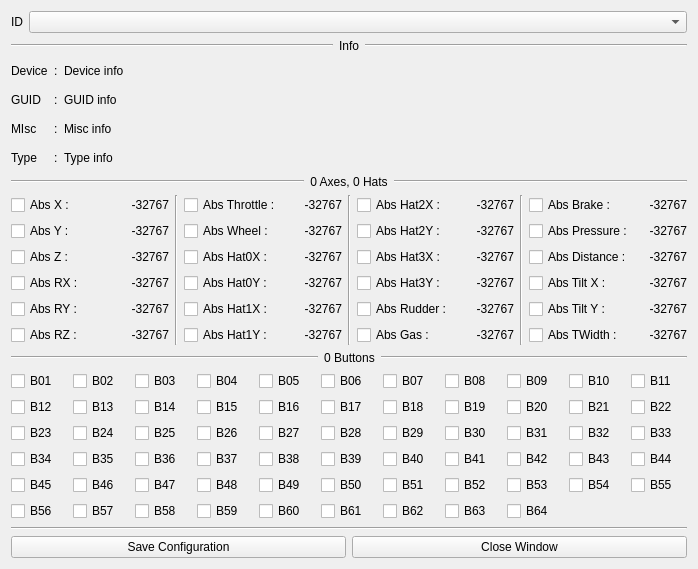
<?xml version="1.0" encoding="UTF-8"?>
<ui version="4.0">
 <class>wdgDialogJsc</class>
 <widget class="QWidget" name="wdgDialogJsc">
  <property name="geometry">
   <rect>
    <x>0</x>
    <y>0</y>
    <width>698</width>
    <height>569</height>
   </rect>
  </property>
  <property name="windowTitle">
   <string notr="true">Joypad/Gamepad Debug</string>
  </property>
  <layout class="QVBoxLayout" name="verticalLayout">
   <item>
    <layout class="QHBoxLayout" name="horizontalLayout_joy_ID">
     <item>
      <widget class="QLabel" name="label_joy_ID">
       <property name="text">
        <string notr="true">ID</string>
       </property>
       <property name="alignment">
        <set>Qt::AlignCenter</set>
       </property>
      </widget>
     </item>
     <item>
      <widget class="QComboBox" name="comboBox_joy_ID">
       <property name="sizePolicy">
        <sizepolicy hsizetype="Expanding" vsizetype="Fixed">
         <horstretch>0</horstretch>
         <verstretch>0</verstretch>
        </sizepolicy>
       </property>
      </widget>
     </item>
    </layout>
   </item>
   <item>
    <layout class="QHBoxLayout" name="horizontalLayout_Info_line">
     <item>
      <widget class="Line" name="line_Info_1">
       <property name="sizePolicy">
        <sizepolicy hsizetype="Expanding" vsizetype="Fixed">
         <horstretch>0</horstretch>
         <verstretch>0</verstretch>
        </sizepolicy>
       </property>
       <property name="orientation">
        <enum>Qt::Horizontal</enum>
       </property>
      </widget>
     </item>
     <item>
      <widget class="QLabel" name="label_Info_line">
       <property name="text">
        <string notr="true">Info</string>
       </property>
       <property name="alignment">
        <set>Qt::AlignCenter</set>
       </property>
      </widget>
     </item>
     <item>
      <widget class="Line" name="line_Info_2">
       <property name="sizePolicy">
        <sizepolicy hsizetype="Expanding" vsizetype="Fixed">
         <horstretch>0</horstretch>
         <verstretch>0</verstretch>
        </sizepolicy>
       </property>
       <property name="orientation">
        <enum>Qt::Horizontal</enum>
       </property>
      </widget>
     </item>
    </layout>
   </item>
   <item>
    <layout class="QGridLayout" name="gridLayout_info">
     <item row="1" column="1">
      <widget class="QLabel" name="label_GUID_2points">
       <property name="text">
        <string notr="true">:</string>
       </property>
      </widget>
     </item>
     <item row="0" column="1">
      <widget class="QLabel" name="label_Device_2points">
       <property name="text">
        <string notr="true">:</string>
       </property>
      </widget>
     </item>
     <item row="1" column="0">
      <widget class="QLabel" name="label_GUID_desc">
       <property name="text">
        <string notr="true">GUID</string>
       </property>
      </widget>
     </item>
     <item row="2" column="1">
      <widget class="QLabel" name="label_Misc_2points">
       <property name="text">
        <string notr="true">:</string>
       </property>
      </widget>
     </item>
     <item row="1" column="2">
      <widget class="QLabel" name="label_GUID">
       <property name="sizePolicy">
        <sizepolicy hsizetype="Expanding" vsizetype="Preferred">
         <horstretch>0</horstretch>
         <verstretch>0</verstretch>
        </sizepolicy>
       </property>
       <property name="text">
        <string notr="true">GUID info</string>
       </property>
      </widget>
     </item>
     <item row="0" column="2">
      <widget class="QLabel" name="label_Device">
       <property name="sizePolicy">
        <sizepolicy hsizetype="Expanding" vsizetype="Preferred">
         <horstretch>0</horstretch>
         <verstretch>0</verstretch>
        </sizepolicy>
       </property>
       <property name="text">
        <string notr="true">Device info</string>
       </property>
      </widget>
     </item>
     <item row="2" column="0">
      <widget class="QLabel" name="label_Misc_desc">
       <property name="text">
        <string notr="true">MIsc</string>
       </property>
      </widget>
     </item>
     <item row="0" column="0">
      <widget class="QLabel" name="label_Device_desc">
       <property name="text">
        <string notr="true">Device</string>
       </property>
      </widget>
     </item>
     <item row="2" column="2">
      <widget class="QLabel" name="label_Misc">
       <property name="sizePolicy">
        <sizepolicy hsizetype="Expanding" vsizetype="Preferred">
         <horstretch>0</horstretch>
         <verstretch>0</verstretch>
        </sizepolicy>
       </property>
       <property name="text">
        <string notr="true">Misc info</string>
       </property>
      </widget>
     </item>
     <item row="3" column="0">
      <widget class="QLabel" name="label_Type_desc">
       <property name="text">
        <string notr="true">Type</string>
       </property>
      </widget>
     </item>
     <item row="3" column="1">
      <widget class="QLabel" name="label_Type_2points">
       <property name="text">
        <string notr="true">:</string>
       </property>
      </widget>
     </item>
     <item row="3" column="2">
      <widget class="QLabel" name="label_Type">
       <property name="sizePolicy">
        <sizepolicy hsizetype="Expanding" vsizetype="Preferred">
         <horstretch>0</horstretch>
         <verstretch>0</verstretch>
        </sizepolicy>
       </property>
       <property name="text">
        <string notr="true">Type info</string>
       </property>
      </widget>
     </item>
    </layout>
   </item>
   <item>
    <layout class="QHBoxLayout" name="horizontalLayout_Axes_line">
     <item>
      <widget class="Line" name="line_Axes_2">
       <property name="sizePolicy">
        <sizepolicy hsizetype="Expanding" vsizetype="Fixed">
         <horstretch>0</horstretch>
         <verstretch>0</verstretch>
        </sizepolicy>
       </property>
       <property name="orientation">
        <enum>Qt::Horizontal</enum>
       </property>
      </widget>
     </item>
     <item>
      <widget class="QLabel" name="label_Axes_line">
       <property name="text">
        <string notr="true">0 Axes, 0 Hats</string>
       </property>
       <property name="alignment">
        <set>Qt::AlignCenter</set>
       </property>
      </widget>
     </item>
     <item>
      <widget class="Line" name="line_Axes_1">
       <property name="sizePolicy">
        <sizepolicy hsizetype="Expanding" vsizetype="Fixed">
         <horstretch>0</horstretch>
         <verstretch>0</verstretch>
        </sizepolicy>
       </property>
       <property name="orientation">
        <enum>Qt::Horizontal</enum>
       </property>
      </widget>
     </item>
    </layout>
   </item>
   <item>
    <layout class="QHBoxLayout" name="horizontalLayout_ABS">
     <item>
      <layout class="QGridLayout" name="gridLayout_ABS1">
       <item row="5" column="0">
        <widget class="QCheckBox" name="checkBox_ABS_RZ">
         <property name="text">
          <string notr="true">Abs RZ :</string>
         </property>
        </widget>
       </item>
       <item row="0" column="0">
        <widget class="QCheckBox" name="checkBox_ABS_X">
         <property name="text">
          <string notr="true">Abs X :</string>
         </property>
        </widget>
       </item>
       <item row="2" column="1">
        <widget class="QLabel" name="label_ABS_Z">
         <property name="text">
          <string notr="true">-32767</string>
         </property>
         <property name="alignment">
          <set>Qt::AlignRight|Qt::AlignTrailing|Qt::AlignVCenter</set>
         </property>
        </widget>
       </item>
       <item row="5" column="1">
        <widget class="QLabel" name="label_ABS_RZ">
         <property name="text">
          <string notr="true">-32767</string>
         </property>
         <property name="alignment">
          <set>Qt::AlignRight|Qt::AlignTrailing|Qt::AlignVCenter</set>
         </property>
        </widget>
       </item>
       <item row="3" column="1">
        <widget class="QLabel" name="label_ABS_RX">
         <property name="text">
          <string notr="true">-32767</string>
         </property>
         <property name="alignment">
          <set>Qt::AlignRight|Qt::AlignTrailing|Qt::AlignVCenter</set>
         </property>
        </widget>
       </item>
       <item row="1" column="0">
        <widget class="QCheckBox" name="checkBox_ABS_Y">
         <property name="text">
          <string notr="true">Abs Y :</string>
         </property>
        </widget>
       </item>
       <item row="2" column="0">
        <widget class="QCheckBox" name="checkBox_ABS_Z">
         <property name="text">
          <string notr="true">Abs Z :</string>
         </property>
        </widget>
       </item>
       <item row="4" column="1">
        <widget class="QLabel" name="label_ABS_RY">
         <property name="text">
          <string notr="true">-32767</string>
         </property>
         <property name="alignment">
          <set>Qt::AlignRight|Qt::AlignTrailing|Qt::AlignVCenter</set>
         </property>
        </widget>
       </item>
       <item row="0" column="1">
        <widget class="QLabel" name="label_ABS_X">
         <property name="text">
          <string notr="true">-32767</string>
         </property>
         <property name="alignment">
          <set>Qt::AlignRight|Qt::AlignTrailing|Qt::AlignVCenter</set>
         </property>
        </widget>
       </item>
       <item row="1" column="1">
        <widget class="QLabel" name="label_ABS_Y">
         <property name="text">
          <string notr="true">-32767</string>
         </property>
         <property name="alignment">
          <set>Qt::AlignRight|Qt::AlignTrailing|Qt::AlignVCenter</set>
         </property>
        </widget>
       </item>
       <item row="3" column="0">
        <widget class="QCheckBox" name="checkBox_ABS_RX">
         <property name="text">
          <string notr="true">Abs RX :</string>
         </property>
        </widget>
       </item>
       <item row="4" column="0">
        <widget class="QCheckBox" name="checkBox_ABS_RY">
         <property name="text">
          <string notr="true">Abs RY :</string>
         </property>
        </widget>
       </item>
      </layout>
     </item>
     <item>
      <widget class="Line" name="line_ABS1">
       <property name="orientation">
        <enum>Qt::Vertical</enum>
       </property>
      </widget>
     </item>
     <item>
      <layout class="QGridLayout" name="gridLayout_ABS2">
       <item row="4" column="0">
        <widget class="QCheckBox" name="checkBox_ABS_HAT1X">
         <property name="text">
          <string notr="true">Abs Hat1X :</string>
         </property>
        </widget>
       </item>
       <item row="1" column="1">
        <widget class="QLabel" name="label_ABS_WHEEL">
         <property name="text">
          <string notr="true">-32767</string>
         </property>
         <property name="alignment">
          <set>Qt::AlignRight|Qt::AlignTrailing|Qt::AlignVCenter</set>
         </property>
        </widget>
       </item>
       <item row="2" column="1">
        <widget class="QLabel" name="label_ABS_HAT0X">
         <property name="text">
          <string notr="true">-32767</string>
         </property>
         <property name="alignment">
          <set>Qt::AlignRight|Qt::AlignTrailing|Qt::AlignVCenter</set>
         </property>
        </widget>
       </item>
       <item row="0" column="1">
        <widget class="QLabel" name="label_ABS_THROTTLE">
         <property name="text">
          <string notr="true">-32767</string>
         </property>
         <property name="alignment">
          <set>Qt::AlignRight|Qt::AlignTrailing|Qt::AlignVCenter</set>
         </property>
        </widget>
       </item>
       <item row="2" column="0">
        <widget class="QCheckBox" name="checkBox_ABS_HAT0X">
         <property name="text">
          <string notr="true">Abs Hat0X :</string>
         </property>
        </widget>
       </item>
       <item row="3" column="0">
        <widget class="QCheckBox" name="checkBox_ABS_HAT0Y">
         <property name="text">
          <string notr="true">Abs Hat0Y :</string>
         </property>
        </widget>
       </item>
       <item row="1" column="0">
        <widget class="QCheckBox" name="checkBox_ABS_WHEEL">
         <property name="text">
          <string notr="true">Abs Wheel :</string>
         </property>
        </widget>
       </item>
       <item row="0" column="0">
        <widget class="QCheckBox" name="checkBox_ABS_THROTTLE">
         <property name="text">
          <string notr="true">Abs Throttle :</string>
         </property>
        </widget>
       </item>
       <item row="5" column="0">
        <widget class="QCheckBox" name="checkBox_ABS_HAT1Y">
         <property name="text">
          <string notr="true">Abs Hat1Y :</string>
         </property>
        </widget>
       </item>
       <item row="3" column="1">
        <widget class="QLabel" name="label_ABS_HAT0Y">
         <property name="text">
          <string notr="true">-32767</string>
         </property>
         <property name="alignment">
          <set>Qt::AlignRight|Qt::AlignTrailing|Qt::AlignVCenter</set>
         </property>
        </widget>
       </item>
       <item row="4" column="1">
        <widget class="QLabel" name="label_ABS_HAT1X">
         <property name="text">
          <string notr="true">-32767</string>
         </property>
         <property name="alignment">
          <set>Qt::AlignRight|Qt::AlignTrailing|Qt::AlignVCenter</set>
         </property>
        </widget>
       </item>
       <item row="5" column="1">
        <widget class="QLabel" name="label_ABS_HAT1Y">
         <property name="text">
          <string notr="true">-32767</string>
         </property>
         <property name="alignment">
          <set>Qt::AlignRight|Qt::AlignTrailing|Qt::AlignVCenter</set>
         </property>
        </widget>
       </item>
      </layout>
     </item>
     <item>
      <widget class="Line" name="line_ABS2">
       <property name="orientation">
        <enum>Qt::Vertical</enum>
       </property>
      </widget>
     </item>
     <item>
      <layout class="QGridLayout" name="gridLayout_ABS3">
       <item row="4" column="1">
        <widget class="QLabel" name="label_ABS_RUDDER">
         <property name="text">
          <string notr="true">-32767</string>
         </property>
         <property name="alignment">
          <set>Qt::AlignRight|Qt::AlignTrailing|Qt::AlignVCenter</set>
         </property>
        </widget>
       </item>
       <item row="1" column="1">
        <widget class="QLabel" name="label_ABS_HAT2Y">
         <property name="text">
          <string notr="true">-32767</string>
         </property>
         <property name="alignment">
          <set>Qt::AlignRight|Qt::AlignTrailing|Qt::AlignVCenter</set>
         </property>
        </widget>
       </item>
       <item row="5" column="0">
        <widget class="QCheckBox" name="checkBox_ABS_GAS">
         <property name="text">
          <string notr="true">Abs Gas :</string>
         </property>
        </widget>
       </item>
       <item row="0" column="1">
        <widget class="QLabel" name="label_ABS_HAT2X">
         <property name="text">
          <string notr="true">-32767</string>
         </property>
         <property name="alignment">
          <set>Qt::AlignRight|Qt::AlignTrailing|Qt::AlignVCenter</set>
         </property>
        </widget>
       </item>
       <item row="4" column="0">
        <widget class="QCheckBox" name="checkBox_ABS_RUDDER">
         <property name="text">
          <string notr="true">Abs Rudder :</string>
         </property>
        </widget>
       </item>
       <item row="2" column="0">
        <widget class="QCheckBox" name="checkBox_ABS_HAT3X">
         <property name="text">
          <string notr="true">Abs Hat3X :</string>
         </property>
        </widget>
       </item>
       <item row="2" column="1">
        <widget class="QLabel" name="label_ABS_HAT3X">
         <property name="text">
          <string notr="true">-32767</string>
         </property>
         <property name="alignment">
          <set>Qt::AlignRight|Qt::AlignTrailing|Qt::AlignVCenter</set>
         </property>
        </widget>
       </item>
       <item row="1" column="0">
        <widget class="QCheckBox" name="checkBox_ABS_HAT2Y">
         <property name="text">
          <string notr="true">Abs Hat2Y :</string>
         </property>
        </widget>
       </item>
       <item row="5" column="1">
        <widget class="QLabel" name="label_ABS_GAS">
         <property name="text">
          <string notr="true">-32767</string>
         </property>
         <property name="alignment">
          <set>Qt::AlignRight|Qt::AlignTrailing|Qt::AlignVCenter</set>
         </property>
        </widget>
       </item>
       <item row="3" column="0">
        <widget class="QCheckBox" name="checkBox_ABS_HAT3Y">
         <property name="text">
          <string notr="true">Abs Hat3Y :</string>
         </property>
        </widget>
       </item>
       <item row="0" column="0">
        <widget class="QCheckBox" name="checkBox_ABS_HAT2X">
         <property name="text">
          <string notr="true">Abs Hat2X :</string>
         </property>
        </widget>
       </item>
       <item row="3" column="1">
        <widget class="QLabel" name="label_ABS_HAT3Y">
         <property name="text">
          <string notr="true">-32767</string>
         </property>
         <property name="alignment">
          <set>Qt::AlignRight|Qt::AlignTrailing|Qt::AlignVCenter</set>
         </property>
        </widget>
       </item>
      </layout>
     </item>
     <item>
      <widget class="Line" name="line_ABS3">
       <property name="orientation">
        <enum>Qt::Vertical</enum>
       </property>
      </widget>
     </item>
     <item>
      <layout class="QGridLayout" name="gridLayout_ABS4">
       <item row="4" column="1">
        <widget class="QLabel" name="label_ABS_TILT_Y">
         <property name="text">
          <string notr="true">-32767</string>
         </property>
         <property name="alignment">
          <set>Qt::AlignRight|Qt::AlignTrailing|Qt::AlignVCenter</set>
         </property>
        </widget>
       </item>
       <item row="1" column="1">
        <widget class="QLabel" name="label_ABS_PRESSURE">
         <property name="text">
          <string notr="true">-32767</string>
         </property>
         <property name="alignment">
          <set>Qt::AlignRight|Qt::AlignTrailing|Qt::AlignVCenter</set>
         </property>
        </widget>
       </item>
       <item row="5" column="0">
        <widget class="QCheckBox" name="checkBox_ABS_TOOL_WIDTH">
         <property name="text">
          <string notr="true">Abs TWidth :</string>
         </property>
        </widget>
       </item>
       <item row="0" column="1">
        <widget class="QLabel" name="label_ABS_BRAKE">
         <property name="text">
          <string notr="true">-32767</string>
         </property>
         <property name="alignment">
          <set>Qt::AlignRight|Qt::AlignTrailing|Qt::AlignVCenter</set>
         </property>
        </widget>
       </item>
       <item row="4" column="0">
        <widget class="QCheckBox" name="checkBox_ABS_TILT_Y">
         <property name="text">
          <string notr="true">Abs Tilt Y :</string>
         </property>
        </widget>
       </item>
       <item row="2" column="0">
        <widget class="QCheckBox" name="checkBox_ABS_DISTANCE">
         <property name="text">
          <string notr="true">Abs Distance :</string>
         </property>
        </widget>
       </item>
       <item row="2" column="1">
        <widget class="QLabel" name="label_ABS_DISTANCE">
         <property name="text">
          <string notr="true">-32767</string>
         </property>
         <property name="alignment">
          <set>Qt::AlignRight|Qt::AlignTrailing|Qt::AlignVCenter</set>
         </property>
        </widget>
       </item>
       <item row="1" column="0">
        <widget class="QCheckBox" name="checkBox_ABS_PRESSURE">
         <property name="text">
          <string notr="true">Abs Pressure :</string>
         </property>
        </widget>
       </item>
       <item row="5" column="1">
        <widget class="QLabel" name="label_ABS_TOOL_WIDTH">
         <property name="text">
          <string notr="true">-32767</string>
         </property>
         <property name="alignment">
          <set>Qt::AlignRight|Qt::AlignTrailing|Qt::AlignVCenter</set>
         </property>
        </widget>
       </item>
       <item row="3" column="0">
        <widget class="QCheckBox" name="checkBox_ABS_TILT_X">
         <property name="text">
          <string notr="true">Abs Tilt X :</string>
         </property>
        </widget>
       </item>
       <item row="0" column="0">
        <widget class="QCheckBox" name="checkBox_ABS_BRAKE">
         <property name="text">
          <string notr="true">Abs Brake :</string>
         </property>
        </widget>
       </item>
       <item row="3" column="1">
        <widget class="QLabel" name="label_ABS_TILT_X">
         <property name="text">
          <string notr="true">-32767</string>
         </property>
         <property name="alignment">
          <set>Qt::AlignRight|Qt::AlignTrailing|Qt::AlignVCenter</set>
         </property>
        </widget>
       </item>
      </layout>
     </item>
    </layout>
   </item>
   <item>
    <layout class="QHBoxLayout" name="horizontalLayout_Buttons_line">
     <item>
      <widget class="Line" name="line_Buttons_1">
       <property name="sizePolicy">
        <sizepolicy hsizetype="Expanding" vsizetype="Fixed">
         <horstretch>0</horstretch>
         <verstretch>0</verstretch>
        </sizepolicy>
       </property>
       <property name="orientation">
        <enum>Qt::Horizontal</enum>
       </property>
      </widget>
     </item>
     <item>
      <widget class="QLabel" name="label_Buttons_line">
       <property name="text">
        <string notr="true">0 Buttons</string>
       </property>
       <property name="alignment">
        <set>Qt::AlignCenter</set>
       </property>
      </widget>
     </item>
     <item>
      <widget class="Line" name="line_Buttons_2">
       <property name="sizePolicy">
        <sizepolicy hsizetype="Expanding" vsizetype="Fixed">
         <horstretch>0</horstretch>
         <verstretch>0</verstretch>
        </sizepolicy>
       </property>
       <property name="orientation">
        <enum>Qt::Horizontal</enum>
       </property>
      </widget>
     </item>
    </layout>
   </item>
   <item>
    <layout class="QGridLayout" name="gridLayout_BTN">
     <item row="2" column="2">
      <widget class="QCheckBox" name="checkBox_BTN25">
       <property name="text">
        <string notr="true">B25</string>
       </property>
      </widget>
     </item>
     <item row="2" column="9">
      <widget class="QCheckBox" name="checkBox_BTN32">
       <property name="text">
        <string notr="true">B32</string>
       </property>
      </widget>
     </item>
     <item row="3" column="3">
      <widget class="QCheckBox" name="checkBox_BTN37">
       <property name="text">
        <string notr="true">B37</string>
       </property>
      </widget>
     </item>
     <item row="3" column="4">
      <widget class="QCheckBox" name="checkBox_BTN38">
       <property name="text">
        <string notr="true">B38</string>
       </property>
      </widget>
     </item>
     <item row="1" column="2">
      <widget class="QCheckBox" name="checkBox_BTN14">
       <property name="text">
        <string notr="true">B14</string>
       </property>
      </widget>
     </item>
     <item row="4" column="7">
      <widget class="QCheckBox" name="checkBox_BTN52">
       <property name="text">
        <string notr="true">B52</string>
       </property>
      </widget>
     </item>
     <item row="4" column="9">
      <widget class="QCheckBox" name="checkBox_BTN54">
       <property name="text">
        <string notr="true">B54</string>
       </property>
      </widget>
     </item>
     <item row="0" column="6">
      <widget class="QCheckBox" name="checkBox_BTN07">
       <property name="text">
        <string notr="true">B07</string>
       </property>
      </widget>
     </item>
     <item row="1" column="7">
      <widget class="QCheckBox" name="checkBox_BTN19">
       <property name="text">
        <string notr="true">B19</string>
       </property>
      </widget>
     </item>
     <item row="2" column="8">
      <widget class="QCheckBox" name="checkBox_BTN31">
       <property name="text">
        <string notr="true">B31</string>
       </property>
      </widget>
     </item>
     <item row="0" column="4">
      <widget class="QCheckBox" name="checkBox_BTN05">
       <property name="text">
        <string notr="true">B05</string>
       </property>
      </widget>
     </item>
     <item row="0" column="3">
      <widget class="QCheckBox" name="checkBox_BTN04">
       <property name="text">
        <string notr="true">B04</string>
       </property>
      </widget>
     </item>
     <item row="2" column="7">
      <widget class="QCheckBox" name="checkBox_BTN30">
       <property name="text">
        <string notr="true">B30</string>
       </property>
      </widget>
     </item>
     <item row="4" column="0">
      <widget class="QCheckBox" name="checkBox_BTN45">
       <property name="text">
        <string notr="true">B45</string>
       </property>
      </widget>
     </item>
     <item row="0" column="9">
      <widget class="QCheckBox" name="checkBox_BTN10">
       <property name="text">
        <string notr="true">B10</string>
       </property>
      </widget>
     </item>
     <item row="4" column="1">
      <widget class="QCheckBox" name="checkBox_BTN46">
       <property name="text">
        <string notr="true">B46</string>
       </property>
      </widget>
     </item>
     <item row="0" column="0">
      <widget class="QCheckBox" name="checkBox_BTN01">
       <property name="text">
        <string notr="true">B01</string>
       </property>
      </widget>
     </item>
     <item row="2" column="3">
      <widget class="QCheckBox" name="checkBox_BTN26">
       <property name="text">
        <string notr="true">B26</string>
       </property>
      </widget>
     </item>
     <item row="1" column="5">
      <widget class="QCheckBox" name="checkBox_BTN17">
       <property name="text">
        <string notr="true">B17</string>
       </property>
      </widget>
     </item>
     <item row="1" column="3">
      <widget class="QCheckBox" name="checkBox_BTN15">
       <property name="text">
        <string notr="true">B15</string>
       </property>
      </widget>
     </item>
     <item row="3" column="9">
      <widget class="QCheckBox" name="checkBox_BTN43">
       <property name="text">
        <string notr="true">B43</string>
       </property>
      </widget>
     </item>
     <item row="1" column="9">
      <widget class="QCheckBox" name="checkBox_BTN21">
       <property name="text">
        <string notr="true">B21</string>
       </property>
      </widget>
     </item>
     <item row="1" column="10">
      <widget class="QCheckBox" name="checkBox_BTN22">
       <property name="text">
        <string notr="true">B22</string>
       </property>
      </widget>
     </item>
     <item row="1" column="0">
      <widget class="QCheckBox" name="checkBox_BTN12">
       <property name="text">
        <string notr="true">B12</string>
       </property>
      </widget>
     </item>
     <item row="4" column="2">
      <widget class="QCheckBox" name="checkBox_BTN47">
       <property name="text">
        <string notr="true">B47</string>
       </property>
      </widget>
     </item>
     <item row="3" column="5">
      <widget class="QCheckBox" name="checkBox_BTN39">
       <property name="text">
        <string notr="true">B39</string>
       </property>
      </widget>
     </item>
     <item row="3" column="0">
      <widget class="QCheckBox" name="checkBox_BTN34">
       <property name="text">
        <string notr="true">B34</string>
       </property>
      </widget>
     </item>
     <item row="3" column="1">
      <widget class="QCheckBox" name="checkBox_BTN35">
       <property name="text">
        <string notr="true">B35</string>
       </property>
      </widget>
     </item>
     <item row="3" column="10">
      <widget class="QCheckBox" name="checkBox_BTN44">
       <property name="text">
        <string notr="true">B44</string>
       </property>
      </widget>
     </item>
     <item row="0" column="7">
      <widget class="QCheckBox" name="checkBox_BTN08">
       <property name="text">
        <string notr="true">B08</string>
       </property>
      </widget>
     </item>
     <item row="4" column="6">
      <widget class="QCheckBox" name="checkBox_BTN51">
       <property name="text">
        <string notr="true">B51</string>
       </property>
      </widget>
     </item>
     <item row="3" column="2">
      <widget class="QCheckBox" name="checkBox_BTN36">
       <property name="text">
        <string notr="true">B36</string>
       </property>
      </widget>
     </item>
     <item row="1" column="1">
      <widget class="QCheckBox" name="checkBox_BTN13">
       <property name="text">
        <string notr="true">B13</string>
       </property>
      </widget>
     </item>
     <item row="0" column="10">
      <widget class="QCheckBox" name="checkBox_BTN11">
       <property name="text">
        <string notr="true">B11</string>
       </property>
      </widget>
     </item>
     <item row="1" column="8">
      <widget class="QCheckBox" name="checkBox_BTN20">
       <property name="text">
        <string notr="true">B20</string>
       </property>
      </widget>
     </item>
     <item row="1" column="6">
      <widget class="QCheckBox" name="checkBox_BTN18">
       <property name="text">
        <string notr="true">B18</string>
       </property>
      </widget>
     </item>
     <item row="2" column="1">
      <widget class="QCheckBox" name="checkBox_BTN24">
       <property name="text">
        <string notr="true">B24</string>
       </property>
      </widget>
     </item>
     <item row="1" column="4">
      <widget class="QCheckBox" name="checkBox_BTN16">
       <property name="text">
        <string notr="true">B16</string>
       </property>
      </widget>
     </item>
     <item row="0" column="2">
      <widget class="QCheckBox" name="checkBox_BTN03">
       <property name="text">
        <string notr="true">B03</string>
       </property>
      </widget>
     </item>
     <item row="0" column="8">
      <widget class="QCheckBox" name="checkBox_BTN09">
       <property name="text">
        <string notr="true">B09</string>
       </property>
      </widget>
     </item>
     <item row="4" column="10">
      <widget class="QCheckBox" name="checkBox_BTN55">
       <property name="text">
        <string notr="true">B55</string>
       </property>
      </widget>
     </item>
     <item row="2" column="6">
      <widget class="QCheckBox" name="checkBox_BTN29">
       <property name="text">
        <string notr="true">B29</string>
       </property>
      </widget>
     </item>
     <item row="3" column="8">
      <widget class="QCheckBox" name="checkBox_BTN42">
       <property name="text">
        <string notr="true">B42</string>
       </property>
      </widget>
     </item>
     <item row="2" column="4">
      <widget class="QCheckBox" name="checkBox_BTN27">
       <property name="text">
        <string notr="true">B27</string>
       </property>
      </widget>
     </item>
     <item row="4" column="3">
      <widget class="QCheckBox" name="checkBox_BTN48">
       <property name="text">
        <string notr="true">B48</string>
       </property>
      </widget>
     </item>
     <item row="4" column="8">
      <widget class="QCheckBox" name="checkBox_BTN53">
       <property name="text">
        <string notr="true">B53</string>
       </property>
      </widget>
     </item>
     <item row="2" column="0">
      <widget class="QCheckBox" name="checkBox_BTN23">
       <property name="text">
        <string notr="true">B23</string>
       </property>
      </widget>
     </item>
     <item row="3" column="6">
      <widget class="QCheckBox" name="checkBox_BTN40">
       <property name="text">
        <string notr="true">B40</string>
       </property>
      </widget>
     </item>
     <item row="2" column="10">
      <widget class="QCheckBox" name="checkBox_BTN33">
       <property name="text">
        <string notr="true">B33</string>
       </property>
      </widget>
     </item>
     <item row="3" column="7">
      <widget class="QCheckBox" name="checkBox_BTN41">
       <property name="text">
        <string notr="true">B41</string>
       </property>
      </widget>
     </item>
     <item row="0" column="1">
      <widget class="QCheckBox" name="checkBox_BTN02">
       <property name="text">
        <string notr="true">B02</string>
       </property>
      </widget>
     </item>
     <item row="4" column="4">
      <widget class="QCheckBox" name="checkBox_BTN49">
       <property name="text">
        <string notr="true">B49</string>
       </property>
      </widget>
     </item>
     <item row="4" column="5">
      <widget class="QCheckBox" name="checkBox_BTN50">
       <property name="text">
        <string notr="true">B50</string>
       </property>
      </widget>
     </item>
     <item row="0" column="5">
      <widget class="QCheckBox" name="checkBox_BTN06">
       <property name="text">
        <string notr="true">B06</string>
       </property>
      </widget>
     </item>
     <item row="2" column="5">
      <widget class="QCheckBox" name="checkBox_BTN28">
       <property name="text">
        <string notr="true">B28</string>
       </property>
      </widget>
     </item>
     <item row="5" column="0">
      <widget class="QCheckBox" name="checkBox_BTN56">
       <property name="text">
        <string notr="true">B56</string>
       </property>
      </widget>
     </item>
     <item row="5" column="1">
      <widget class="QCheckBox" name="checkBox_BTN57">
       <property name="text">
        <string notr="true">B57</string>
       </property>
      </widget>
     </item>
     <item row="5" column="2">
      <widget class="QCheckBox" name="checkBox_BTN58">
       <property name="text">
        <string notr="true">B58</string>
       </property>
      </widget>
     </item>
     <item row="5" column="3">
      <widget class="QCheckBox" name="checkBox_BTN59">
       <property name="text">
        <string notr="true">B59</string>
       </property>
      </widget>
     </item>
     <item row="5" column="4">
      <widget class="QCheckBox" name="checkBox_BTN60">
       <property name="text">
        <string notr="true">B60</string>
       </property>
      </widget>
     </item>
     <item row="5" column="5">
      <widget class="QCheckBox" name="checkBox_BTN61">
       <property name="text">
        <string notr="true">B61</string>
       </property>
      </widget>
     </item>
     <item row="5" column="6">
      <widget class="QCheckBox" name="checkBox_BTN62">
       <property name="text">
        <string notr="true">B62</string>
       </property>
      </widget>
     </item>
     <item row="5" column="7">
      <widget class="QCheckBox" name="checkBox_BTN63">
       <property name="text">
        <string notr="true">B63</string>
       </property>
      </widget>
     </item>
     <item row="5" column="8">
      <widget class="QCheckBox" name="checkBox_BTN64">
       <property name="text">
        <string notr="true">B64</string>
       </property>
      </widget>
     </item>
    </layout>
   </item>
   <item>
    <widget class="Line" name="line_Save_Close">
     <property name="orientation">
      <enum>Qt::Horizontal</enum>
     </property>
    </widget>
   </item>
   <item>
    <layout class="QHBoxLayout" name="horizontalLayout_Save_Close">
     <item>
      <widget class="themePushButton" name="pushButton_Save">
       <property name="text">
        <string>Save Configuration</string>
       </property>
       <property name="icon">
        <iconset resource="resources.qrc">
         <normaloff>:/icon/icons/save.svgz</normaloff>:/icon/icons/save.svgz</iconset>
       </property>
      </widget>
     </item>
     <item>
      <widget class="themePushButton" name="pushButton_Close">
       <property name="text">
        <string>Close Window</string>
       </property>
       <property name="icon">
        <iconset resource="resources.qrc">
         <normaloff>:/icon/icons/window_close.svgz</normaloff>:/icon/icons/window_close.svgz</iconset>
       </property>
      </widget>
     </item>
    </layout>
   </item>
  </layout>
 </widget>
 <customwidgets>
  <customwidget>
   <class>themePushButton</class>
   <extends>QPushButton</extends>
   <header>theme.hpp</header>
  </customwidget>
 </customwidgets>
 <tabstops>
  <tabstop>comboBox_joy_ID</tabstop>
  <tabstop>checkBox_ABS_X</tabstop>
  <tabstop>checkBox_ABS_Y</tabstop>
  <tabstop>checkBox_ABS_Z</tabstop>
  <tabstop>checkBox_ABS_RX</tabstop>
  <tabstop>checkBox_ABS_RY</tabstop>
  <tabstop>checkBox_ABS_RZ</tabstop>
  <tabstop>checkBox_ABS_THROTTLE</tabstop>
  <tabstop>checkBox_ABS_WHEEL</tabstop>
  <tabstop>checkBox_ABS_HAT0X</tabstop>
  <tabstop>checkBox_ABS_HAT0Y</tabstop>
  <tabstop>checkBox_ABS_HAT1X</tabstop>
  <tabstop>checkBox_ABS_HAT1Y</tabstop>
  <tabstop>checkBox_ABS_HAT2X</tabstop>
  <tabstop>checkBox_ABS_HAT2Y</tabstop>
  <tabstop>checkBox_ABS_HAT3X</tabstop>
  <tabstop>checkBox_ABS_HAT3Y</tabstop>
  <tabstop>checkBox_ABS_RUDDER</tabstop>
  <tabstop>checkBox_ABS_GAS</tabstop>
  <tabstop>checkBox_ABS_BRAKE</tabstop>
  <tabstop>checkBox_ABS_PRESSURE</tabstop>
  <tabstop>checkBox_ABS_DISTANCE</tabstop>
  <tabstop>checkBox_ABS_TILT_X</tabstop>
  <tabstop>checkBox_ABS_TILT_Y</tabstop>
  <tabstop>checkBox_ABS_TOOL_WIDTH</tabstop>
  <tabstop>checkBox_BTN01</tabstop>
  <tabstop>checkBox_BTN02</tabstop>
  <tabstop>checkBox_BTN03</tabstop>
  <tabstop>checkBox_BTN04</tabstop>
  <tabstop>checkBox_BTN05</tabstop>
  <tabstop>checkBox_BTN06</tabstop>
  <tabstop>checkBox_BTN07</tabstop>
  <tabstop>checkBox_BTN08</tabstop>
  <tabstop>checkBox_BTN09</tabstop>
  <tabstop>checkBox_BTN10</tabstop>
  <tabstop>checkBox_BTN11</tabstop>
  <tabstop>checkBox_BTN12</tabstop>
  <tabstop>checkBox_BTN13</tabstop>
  <tabstop>checkBox_BTN14</tabstop>
  <tabstop>checkBox_BTN15</tabstop>
  <tabstop>checkBox_BTN16</tabstop>
  <tabstop>checkBox_BTN17</tabstop>
  <tabstop>checkBox_BTN18</tabstop>
  <tabstop>checkBox_BTN19</tabstop>
  <tabstop>checkBox_BTN20</tabstop>
  <tabstop>checkBox_BTN21</tabstop>
  <tabstop>checkBox_BTN22</tabstop>
  <tabstop>checkBox_BTN23</tabstop>
  <tabstop>checkBox_BTN24</tabstop>
  <tabstop>checkBox_BTN25</tabstop>
  <tabstop>checkBox_BTN26</tabstop>
  <tabstop>checkBox_BTN27</tabstop>
  <tabstop>checkBox_BTN28</tabstop>
  <tabstop>checkBox_BTN29</tabstop>
  <tabstop>checkBox_BTN30</tabstop>
  <tabstop>checkBox_BTN31</tabstop>
  <tabstop>checkBox_BTN32</tabstop>
  <tabstop>checkBox_BTN33</tabstop>
  <tabstop>checkBox_BTN34</tabstop>
  <tabstop>checkBox_BTN35</tabstop>
  <tabstop>checkBox_BTN36</tabstop>
  <tabstop>checkBox_BTN37</tabstop>
  <tabstop>checkBox_BTN38</tabstop>
  <tabstop>checkBox_BTN39</tabstop>
  <tabstop>checkBox_BTN40</tabstop>
  <tabstop>checkBox_BTN41</tabstop>
  <tabstop>checkBox_BTN42</tabstop>
  <tabstop>checkBox_BTN43</tabstop>
  <tabstop>checkBox_BTN44</tabstop>
  <tabstop>checkBox_BTN45</tabstop>
  <tabstop>checkBox_BTN46</tabstop>
  <tabstop>checkBox_BTN47</tabstop>
  <tabstop>checkBox_BTN48</tabstop>
  <tabstop>checkBox_BTN49</tabstop>
  <tabstop>checkBox_BTN50</tabstop>
  <tabstop>checkBox_BTN51</tabstop>
  <tabstop>checkBox_BTN52</tabstop>
  <tabstop>checkBox_BTN53</tabstop>
  <tabstop>checkBox_BTN54</tabstop>
  <tabstop>checkBox_BTN55</tabstop>
  <tabstop>checkBox_BTN56</tabstop>
  <tabstop>checkBox_BTN57</tabstop>
  <tabstop>checkBox_BTN58</tabstop>
  <tabstop>checkBox_BTN59</tabstop>
  <tabstop>checkBox_BTN60</tabstop>
  <tabstop>checkBox_BTN61</tabstop>
  <tabstop>checkBox_BTN62</tabstop>
  <tabstop>checkBox_BTN63</tabstop>
  <tabstop>checkBox_BTN64</tabstop>
 </tabstops>
 <resources>
  <include location="resources.qrc"/>
 </resources>
 <connections/>
</ui>
